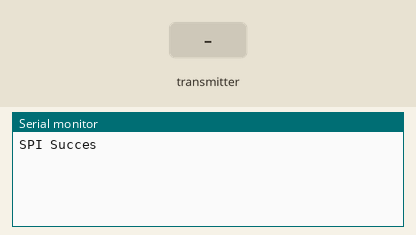
Simulated run of this sketch. Board: Arduino Uno, built with avr-gcc and run on an emulated ATmega328P. On the bench: the last lines printed to the serial monitor. The inputs (shaded band) are chosen by the test bench. No radio packets arrive unless stated.

Above: at 1.2 s.
1.3 s: the transmitter starts sending joy1X = 0
At 2.4 s:
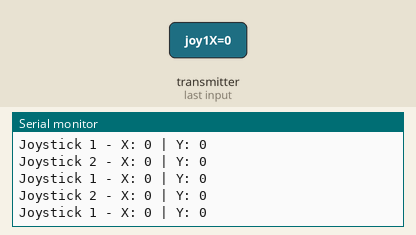
2.8 s: the transmitter starts sending joy1Y = 1023
At 3.5 s:
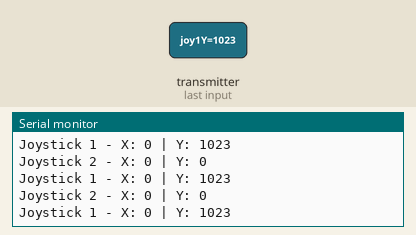
5.8 s: the transmitter starts sending joy2X = 256
At 6.9 s:
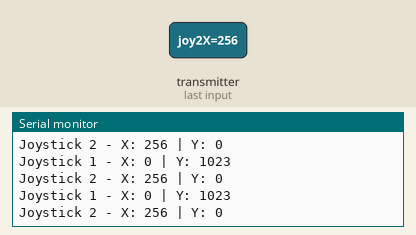
8.8 s: the transmitter starts sending joy2Y = 1023
At 9.9 s:
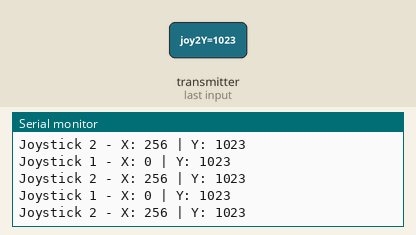
11.8 s: the transmitter starts sending joy1X = 256
At 12.4 s:
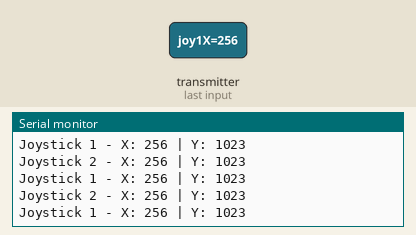
14.8 s: the transmitter starts sending joy1Y = 0
At 15.4 s:
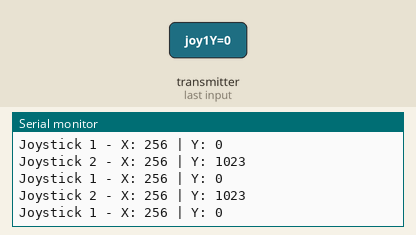

The sketch:

Receiver.ino
```cpp
#include <SPI.h>
#include <nRF24L01.h>
#include <RF24.h>

// CE ve CSN pinleri
RF24 radio(5, 6);

// Adres
const byte address[6] = "00001";

struct Data_Package {
  int joy1X;
  int joy1Y;
  int joy2X;
  int joy2Y;
};
Data_Package data;

void setup() {
  Serial.begin(9600);
  bool init = radio.begin();
  if(init)
  Serial.println("SPI Succes");
  else
  Serial.println("SPI Fail");
  radio.openReadingPipe(0, address);
  radio.setPALevel(RF24_PA_MIN);
  radio.setChannel(5);
  radio.startListening();
}

void loop() {
  if (radio.available()>0) {
    radio.read(&data, sizeof(data));

    Serial.print("Joystick 1 - X: ");
    Serial.print(data.joy1X);
    Serial.print(" | Y: ");
    Serial.println(data.joy1Y);

    Serial.print("Joystick 2 - X: ");
    Serial.print(data.joy2X);
    Serial.print(" | Y: ");
    Serial.println(data.joy2Y);
  }
}
```

Measured:
- after the input at 1.3 s, the serial monitor: prints a new line at once (image 1)
- after the input at 2.8 s, the serial monitor: prints a new line after 0.07 s (image 2)
- after the input at 5.8 s, the serial monitor: prints a new line after 0.13 s (image 3)
- after the input at 8.8 s, the serial monitor: prints a new line after 0.15 s (image 4)
- after the input at 11.8 s, the serial monitor: prints a new line after 0.12 s (image 5)
- after the input at 14.8 s, the serial monitor: prints a new line after 0.09 s (image 6)
